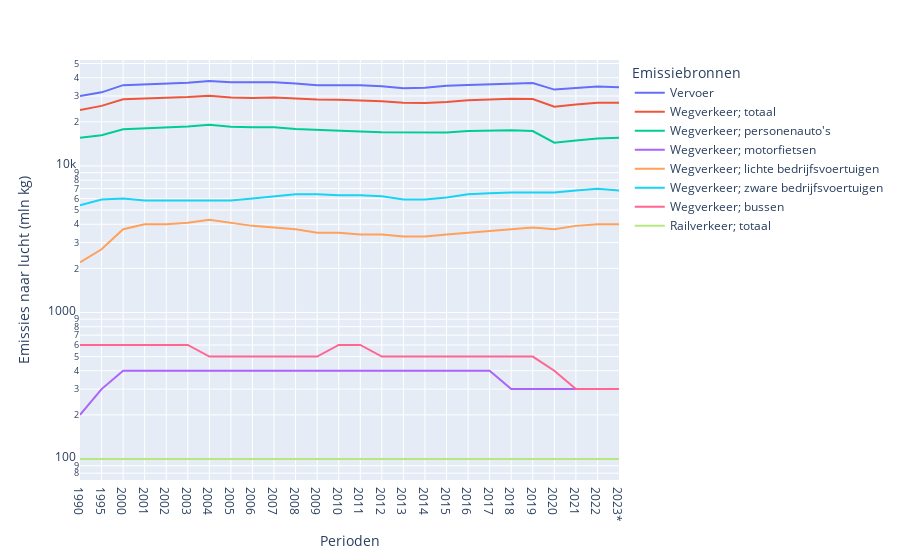

Here is the notebook cell this chart was saved with:
### Code cell
df_eaq_multiple = df_eaq[(df_eaq['Emissies naar lucht'] == "Kooldioxide (CO2)")]
px.line(df_eaq_multiple,
        y="Emissies naar lucht (mln kg)",
        x="Perioden",
        line_group="Emissiebronnen",
        color="Emissiebronnen",
        log_y=True
        )

### Figure 1 — Plotly figure (JSON) as saved in the notebook; plotly's stock layout.template omitted (floating-point values rounded to 4 significant figures)
{"data": [{"hovertemplate": "Emissiebronnen=Vervoer<br>Perioden=%{x}<br>Emissies naar lucht (mln kg)=%{y}<extra></extra>", "legendgroup": "Vervoer", "line": {"color": "#636efa", "dash": "solid"}, "marker": {"symbol": "circle"}, "mode": "lines", "name": "Vervoer", "orientation": "v", "showlegend": true, "type": "scatter", "x": ["1990", "1995", "2000", "2001", "2002", "2003", "2004", "2005", "2006", "2007", "2008", "2009", "2010", "2011", "2012", "2013", "2014", "2015", "2016", "2017", "2018", "2019", "2020", "2021", "2022", "2023*"], "xaxis": "x", "y": [30000, 31800, 35600, 36100, 36600, 37000, 38000, 37200, 37300, 37200, 36600, 35500, 35500, 35600, 35000, 33900, 34200, 35200, 35700, 36000, 36700, 36800, 33200, 33900, 34900, 34500], "yaxis": "y"}, {"hovertemplate": "Emissiebronnen=Wegverkeer; totaal<br>Perioden=%{x}<br>Emissies naar lucht (mln kg)=%{y}<extra></extra>", "legendgroup": "Wegverkeer; totaal", "line": {"color": "#EF553B", "dash": "solid"}, "marker": {"symbol": "circle"}, "mode": "lines", "name": "Wegverkeer; totaal", "orientation": "v", "showlegend": true, "type": "scatter", "x": ["1990", "1995", "2000", "2001", "2002", "2003", "2004", "2005", "2006", "2007", "2008", "2009", "2010", "2011", "2012", "2013", "2014", "2015", "2016", "2017", "2018", "2019", "2020", "2021", "2022", "2023*"], "xaxis": "x", "y": [24100, 25700, 28500, 28800, 29200, 29500, 30100, 29300, 29100, 29300, 28900, 28400, 28300, 28000, 27600, 27000, 26900, 27300, 28100, 28400, 28700, 28600, 25400, 26300, 27000, 27000], "yaxis": "y"}, {"hovertemplate": "Emissiebronnen=Wegverkeer; personenauto's<br>Perioden=%{x}<br>Emissies naar lucht (mln kg)=%{y}<extra></extra>", "legendgroup": "Wegverkeer; personenauto's", "line": {"color": "#00cc96", "dash": "solid"}, "marker": {"symbol": "circle"}, "mode": "lines", "name": "Wegverkeer; personenauto's", "orientation": "v", "showlegend": true, "type": "scatter", "x": ["1990", "1995", "2000", "2001", "2002", "2003", "2004", "2005", "2006", "2007", "2008", "2009", "2010", "2011", "2012", "2013", "2014", "2015", "2016", "2017", "2018", "2019", "2020", "2021", "2022", "2023*"], "xaxis": "x", "y": [15600, 16200, 17800, 18000, 18400, 18600, 19100, 18500, 18400, 18400, 17900, 17600, 17500, 17200, 17000, 16900, 16800, 16900, 17300, 17400, 17500, 17300, 14400, 14900, 15400, 15600], "yaxis": "y"}, {"hovertemplate": "Emissiebronnen=Wegverkeer; motorfietsen<br>Perioden=%{x}<br>Emissies naar lucht (mln kg)=%{y}<extra></extra>", "legendgroup": "Wegverkeer; motorfietsen", "line": {"color": "#ab63fa", "dash": "solid"}, "marker": {"symbol": "circle"}, "mode": "lines", "name": "Wegverkeer; motorfietsen", "orientation": "v", "showlegend": true, "type": "scatter", "x": ["1990", "1995", "2000", "2001", "2002", "2003", "2004", "2005", "2006", "2007", "2008", "2009", "2010", "2011", "2012", "2013", "2014", "2015", "2016", "2017", "2018", "2019", "2020", "2021", "2022", "2023*"], "xaxis": "x", "y": [200, 300, 400, 400, 400, 400, 400, 400, 400, 400, 400, 400, 400, 400, 400, 400, 400, 400, 400, 400, 300, 300, 300, 300, 300, 300], "yaxis": "y"}, {"hovertemplate": "Emissiebronnen=Wegverkeer; lichte bedrijfsvoertuigen<br>Perioden=%{x}<br>Emissies naar lucht (mln kg)=%{y}<extra></extra>", "legendgroup": "Wegverkeer; lichte bedrijfsvoertuigen", "line": {"color": "#FFA15A", "dash": "solid"}, "marker": {"symbol": "circle"}, "mode": "lines", "name": "Wegverkeer; lichte bedrijfsvoertuigen", "orientation": "v", "showlegend": true, "type": "scatter", "x": ["1990", "1995", "2000", "2001", "2002", "2003", "2004", "2005", "2006", "2007", "2008", "2009", "2010", "2011", "2012", "2013", "2014", "2015", "2016", "2017", "2018", "2019", "2020", "2021", "2022", "2023*"], "xaxis": "x", "y": [2200, 2700, 3700, 4000, 4000, 4100, 4300, 4100, 3900, 3800, 3700, 3500, 3500, 3400, 3400, 3300, 3300, 3400, 3500, 3600, 3700, 3800, 3700, 3900, 4000, 4000], "yaxis": "y"}, {"hovertemplate": "Emissiebronnen=Wegverkeer; zware bedrijfsvoertuigen<br>Perioden=%{x}<br>Emissies naar lucht (mln kg)=%{y}<extra></extra>", "legendgroup": "Wegverkeer; zware bedrijfsvoertuigen", "line": {"color": "#19d3f3", "dash": "solid"}, "marker": {"symbol": "circle"}, "mode": "lines", "name": "Wegverkeer; zware bedrijfsvoertuigen", "orientation": "v", "showlegend": true, "type": "scatter", "x": ["1990", "1995", "2000", "2001", "2002", "2003", "2004", "2005", "2006", "2007", "2008", "2009", "2010", "2011", "2012", "2013", "2014", "2015", "2016", "2017", "2018", "2019", "2020", "2021", "2022", "2023*"], "xaxis": "x", "y": [5400, 5900, 6000, 5800, 5800, 5800, 5800, 5800, 6000, 6200, 6400, 6400, 6300, 6300, 6200, 5900, 5900, 6100, 6400, 6500, 6600, 6600, 6600, 6800, 7000, 6800], "yaxis": "y"}, {"hovertemplate": "Emissiebronnen=Wegverkeer; bussen<br>Perioden=%{x}<br>Emissies naar lucht (mln kg)=%{y}<extra></extra>", "legendgroup": "Wegverkeer; bussen", "line": {"color": "#FF6692", "dash": "solid"}, "marker": {"symbol": "circle"}, "mode": "lines", "name": "Wegverkeer; bussen", "orientation": "v", "showlegend": true, "type": "scatter", "x": ["1990", "1995", "2000", "2001", "2002", "2003", "2004", "2005", "2006", "2007", "2008", "2009", "2010", "2011", "2012", "2013", "2014", "2015", "2016", "2017", "2018", "2019", "2020", "2021", "2022", "2023*"], "xaxis": "x", "y": [600, 600, 600, 600, 600, 600, 500, 500, 500, 500, 500, 500, 600, 600, 500, 500, 500, 500, 500, 500, 500, 500, 400, 300, 300, 300], "yaxis": "y"}, {"hovertemplate": "Emissiebronnen=Railverkeer; totaal<br>Perioden=%{x}<br>Emissies naar lucht (mln kg)=%{y}<extra></extra>", "legendgroup": "Railverkeer; totaal", "line": {"color": "#B6E880", "dash": "solid"}, "marker": {"symbol": "circle"}, "mode": "lines", "name": "Railverkeer; totaal", "orientation": "v", "showlegend": true, "type": "scatter", "x": ["1990", "1995", "2000", "2001", "2002", "2003", "2004", "2005", "2006", "2007", "2008", "2009", "2010", "2011", "2012", "2013", "2014", "2015", "2016", "2017", "2018", "2019", "2020", "2021", "2022", "2023*"], "xaxis": "x", "y": [100, 100, 100, 100, 100, 100, 100, 100, 100, 100, 100, 100, 100, 100, 100, 100, 100, 100, 100, 100, 100, 100, 100, 100, 100, 100], "yaxis": "y"}], "layout": {"legend": {"title": {"text": "Emissiebronnen"}, "tracegroupgap": 0}, "margin": {"t": 60}, "xaxis": {"anchor": "y", "domain": [0, 1], "title": {"text": "Perioden"}}, "yaxis": {"anchor": "x", "domain": [0, 1], "title": {"text": "Emissies naar lucht (mln kg)"}, "type": "log"}}}
